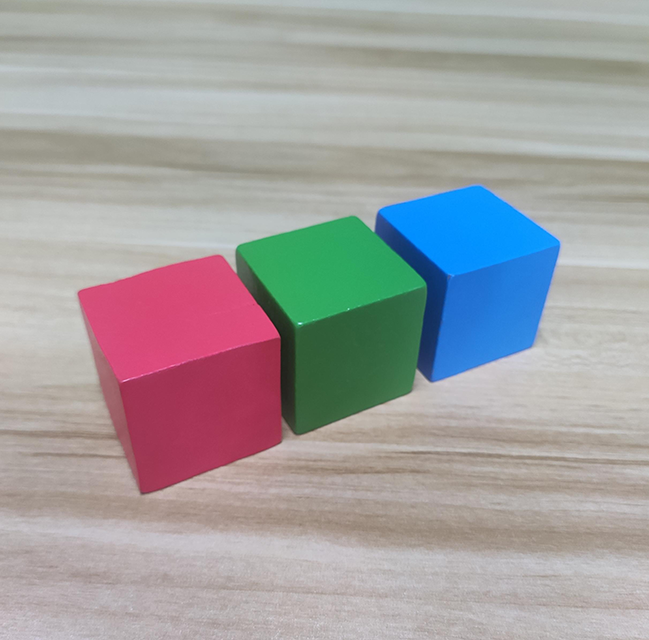
#> input picture src/009-thresholding/test.jpg, 649 x 640 px
$ python otsu_threshold.py
#> lines starting #> are read from the running program, lines starting #| are printed output that depends on the picture; after the words box and inside, x2 and y2 are one past the last pixel; in counts of white or black regions, pixels touching at a corner belong together
# Otsu 自动阈值处理
import cv2
img=cv2.imread('test.jpg')
#> img is the input picture: shape (640, 649, 3); mean B, G, R 161, 159.8, 161.6

img_gray = cv2.cvtColor(img,cv2.COLOR_BGR2GRAY)
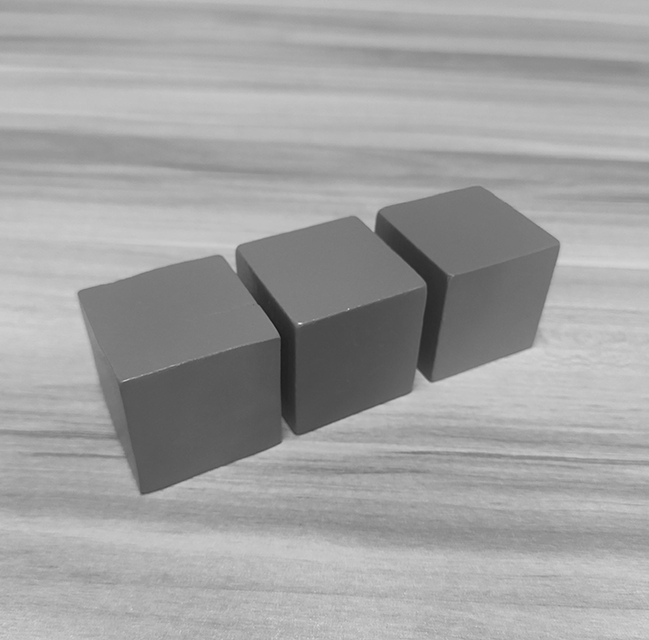
#> img_gray: shape (640, 649); min 22, max 239, mean 160.5

# 自动阈值处理：
# 输入图像（灰度图） 0（自动计算阈值） 255（最大值） 结合二值化+Otsu算法
#maxval设为255，所以处理后的图像是黑白图像
ret, img2 = cv2.threshold(img_gray, 0, 255, cv2.THRESH_BINARY+cv2.THRESH_OTSU)
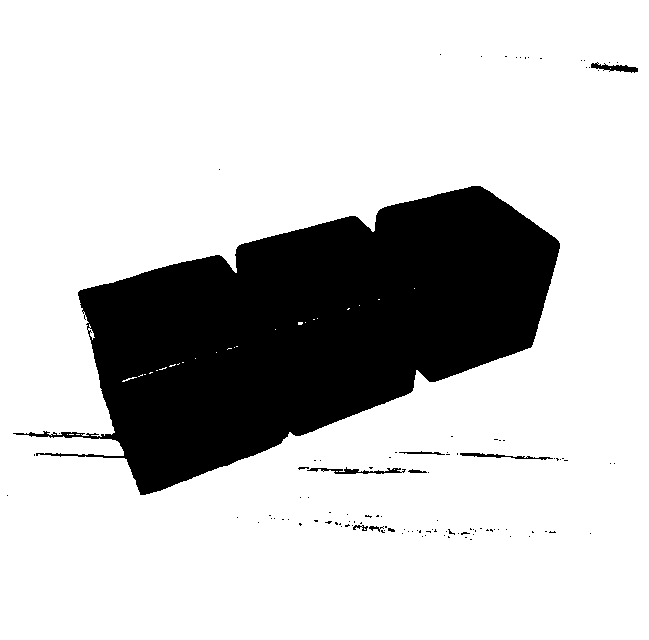
#> img2: shape (640, 649); 78.9% white; 113 black regions (103 under 20 px), largest, box (x1, y1, x2, y2) and area: (13, 186, 560, 495) 86513, (307, 467, 406, 474) 298, (591, 62, 638, 73) 241
#> ret = 139

cv2.imshow("Otsu", img2)
cv2.waitKey(0)
cv2.destroyAllWindows()
